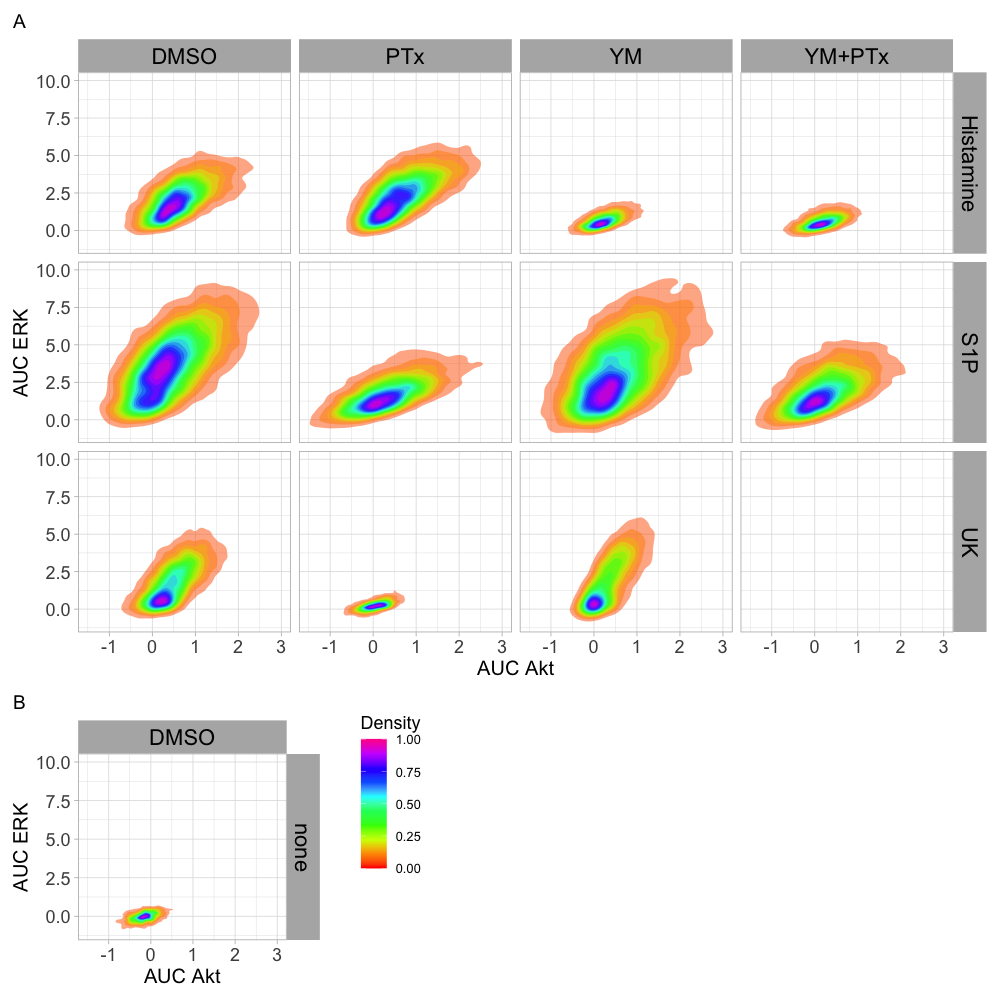

Write R code to recreate this figure.
## Packages ----
library(tidyverse)
library(plyr)
library(data.table)
library(patchwork)

### Define path and process files ----
dir <- "Data/"

## Experiments or unstimulated control
filelist <- list.files(path=dir, pattern = ".csv", recursive = FALSE)
# files <- c(files,"no_ligand_interpolated.csv")

df_input_list <- map(paste0(dir,filelist), fread)
names(df_input_list) <- gsub(filelist, pattern=" nac.csv", replacement="")
alln <- bind_rows(df_input_list, .id = "id") %>% dplyr::rename(Ligand=id)

## Ligand data ----
## Remove experiments excluded from clustering
alln = alln[!grepl("20200611 P1|20200701 P1|20200526 P1", alln$Experiment),]

alln$Condition=factor(alln$Condition)
# Remove no stimulation data
allnn = alln %>% filter(Concen!=0.00)
levels(allnn$Condition) <- c(levels(allnn$Condition), "YM+PTx")
allnn$Condition[allnn$Condition=="ymptx"] <- "YM+PTx"
allnn$Condition = droplevels(allnn$Condition)

# cors <- ddply(allnn, c("Ligand", "Condition"), summarize, intercept=round(coef(lm(ERKnac ~ Aktnac))[1],2), slope=round(coef(lm(ERKnac ~ Aktnac))[2],2), R=round(sqrt(as.numeric(summary(lm(ERKnac ~ Aktnac))[8])),2))

pltv1 = ggplot(allnn, aes(x=Aktnac, y = ERKnac)) + ylab("AUC ERK") + xlab("AUC Akt") + theme_light(base_size = 16) + labs(colour = "")  + facet_grid(Ligand ~ Condition, scales = "fixed") + 
  stat_density_2d(aes(fill = ..level..), geom = "polygon", n=100, contour_var = "ndensity", alpha=0.5, bins=20) + scale_fill_gradientn(name="Density", colours = rainbow(10), breaks=c(0,0.25,0.5,0.75,1), limits=c(0,1)) + 
  theme(plot.title.position = "plot", strip.text = element_text(size = 22, colour = "black"),  axis.text = element_text(size=18), axis.title = element_text(size=20), legend.key.size = unit(1.8,"line"), legend.title = element_text(size = 18), legend.text = element_text(size = 13)) +
  # geom_label(data=cors, aes(x = 0, y = 10, label=paste("slope =",slope,", R =",R)), size=5) + stat_smooth(method=lm, color="grey50", alpha=0.3) +
  xlim(-1.5,3) + ylim(-1,10) + labs(title="A") +
  NULL

png(file=paste0("AUC Akt vs ERK.png"), width = 1200, height = 1000, units = "px")

plot(pltv1)
dev.off()


## No stimulation data ----
nolig = alln %>% filter(Concen==0.00, Condition=="DMSO") %>% mutate(Ligand="none")

pltnl = ggplot(nolig, aes(x=Aktnac, y = ERKnac)) + ylab("AUC ERK") + xlab("AUC Akt") + theme_light(base_size = 16) + facet_grid(Ligand ~ Condition, scales = "fixed") +
  stat_density_2d(aes(fill = ..level..), geom = "polygon", n=100, contour_var = "ndensity", alpha=0.5, bins=20) + scale_fill_gradientn(name="Density", colours = rainbow(10), breaks=c(0,0.25,0.5,0.75,1), limits=c(0,1))+
  scale_x_continuous(limits=c(layer_scales(pltv1)$x$range$range[1], layer_scales(pltv1)$x$range$range[2])) + scale_y_continuous(limits=c(layer_scales(pltv1)$y$range$range[1], layer_scales(pltv1)$y$range$range[2])) + 
  theme(plot.title.position = "plot", strip.text = element_text(size = 22, colour = "black"), axis.text = element_text(size=18), axis.title = element_text(size=20), legend.key.size = unit(1.8,"line"), legend.title = element_text(size = 18), legend.text = element_text(size = 13)) +
  # geom_label(data=cors, aes(x = 0, y = 10, label=paste("slope =",slope,", R =",R)), size=5) + stat_smooth(method=lm, color="grey50", alpha=0.3) +
  xlim(-1.5,3) + ylim(-1,10) + labs(title="B") +
  NULL

png(file=paste0("AUC no ligand.png"), width = 400, height = 350, units = "px")

plot(pltnl)
dev.off()

layout <- "
AAAA
AAAA
AAAA
B###
"

png(file=paste0("Figure_4.png"), width = 1000, height = 1000, units = "px")
((pltv1+ theme(legend.position="none"))/(pltnl+ theme(legend.position="none")))+
  # plot_layout(guides = 'collect')+ 
  plot_layout(design = layout)+ theme(legend.position= c(1.5, 0.8))
dev.off()







